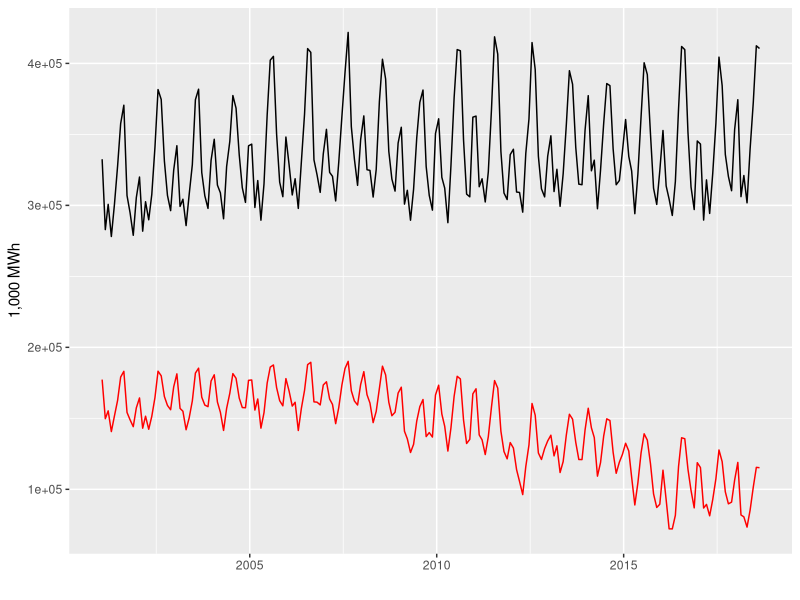
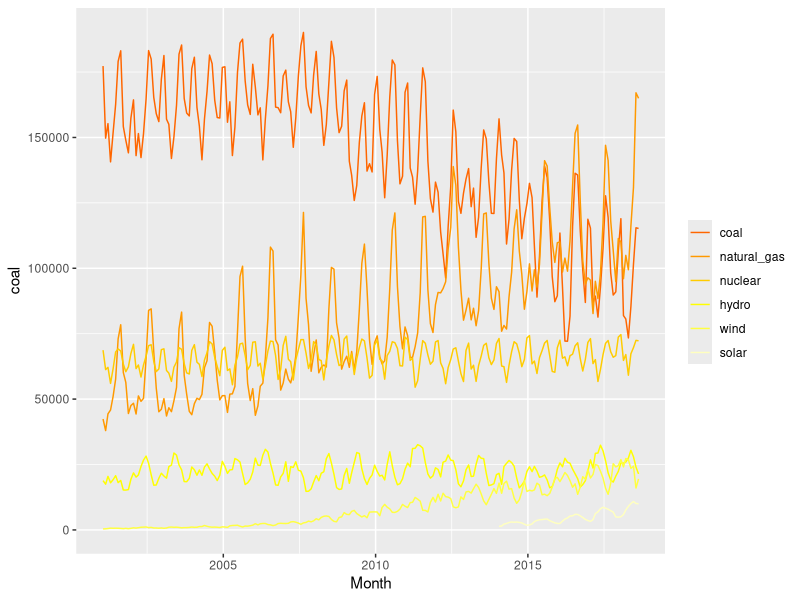
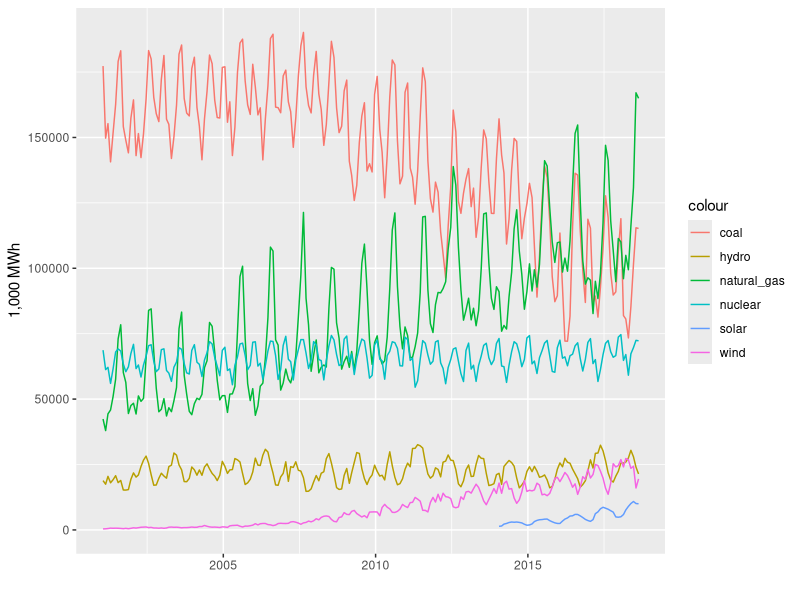

Generate these figures, in order, with R:
## ---- chunk 1
knitr::opts_chunk$set(echo = TRUE)
## ---- chunk 2
library(readr)
netgen <- read_csv("Net_generation_United_States_all_sectors_monthly.csv", 
      col_types = cols(Month = col_character()), 
      skip = 4)

# inspect the data set
head(netgen)
names(netgen)
colnames(netgen) <- c("Month", "all_fuels", "coal", "natural_gas", "nuclear", "hydro", "wind", "solar")

head(netgen)
## ---- chunk 3
# change the 'month' to date type 
# try as.Date first
# netgen$Month <- as.Date.character(netgen$Month)
library(lubridate)
netgen$Month <- mdy(netgen$Month)
head(netgen)
## ---- chunk 4
library(dplyr)
library(ggplot2)
netgen %>% ggplot (aes(x=Month, y=all_fuels)) +
            geom_line() +
            labs (x="", y="1,000 MWh")+
            geom_line(aes(x=Month, y=coal), color="red")
## ---- chunk 5
my.cols <- heat.colors(8, alpha=1)
my.names <- colnames(netgen)
names(my.cols) <- my.names


data<- netgen
p <-  ggplot(data, aes(x = Month))

for (i in 2:7){
  p <- p + geom_line(aes_(y = as.name(names(data[i+1])), colour = 
colnames(data[i+1])))#as.character(my.names[i])))
}
p + scale_colour_manual("", 
                        breaks = as.character(my.names),
                        values = my.cols)
p + labs (x="", y="1,000 MWh")

